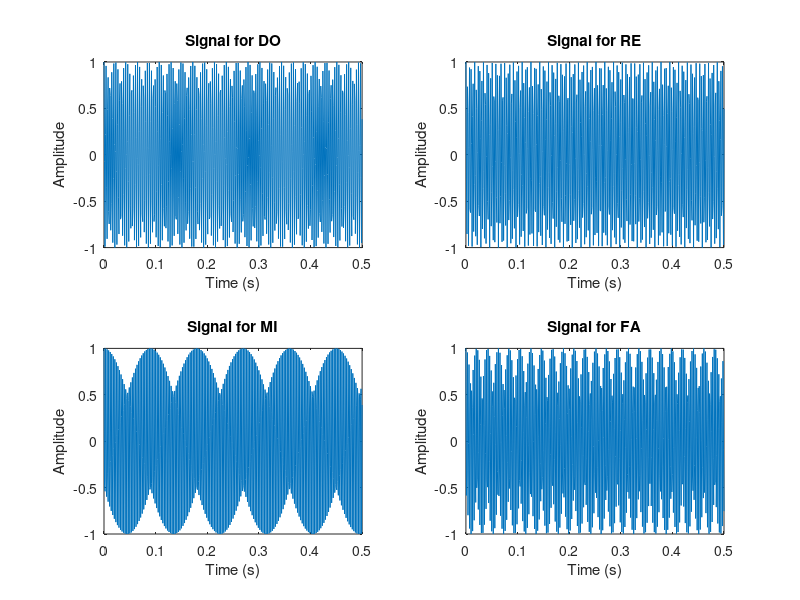
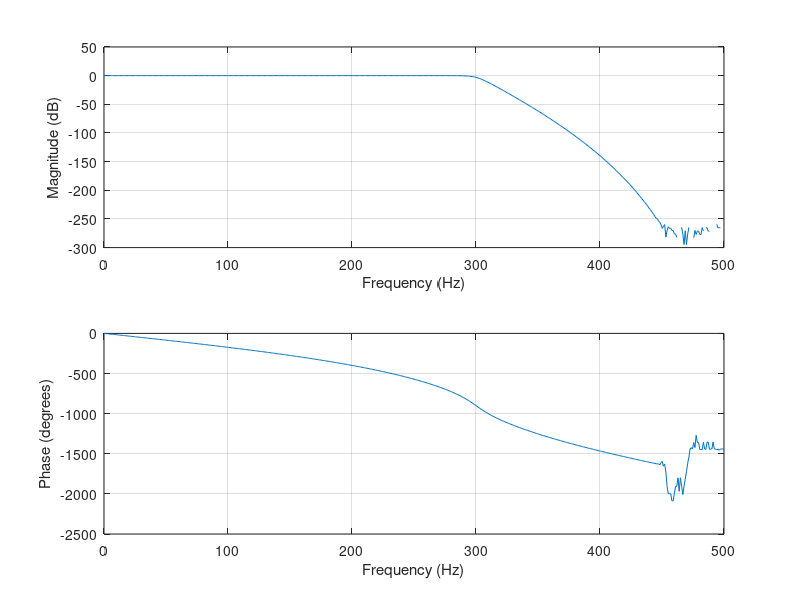

Source code (MATLAB) for these figures, in order:
% Define constants
fs = 1000; % Sampling frequency (Hz)
t = 0:1/fs:0.5; % Time vector for half a second
f0 = 440; % Base frequency for DO
alpha = 2; % Alpha value for frequency calculation

% Generate the four signals for DO, RE, MI, and FA
n_values = [-9, -7, -5, -4]; % Corresponding values for n
notes = {'DO', 'RE', 'MI', 'FA'};

% Create a matrix to store signals with the length of the time vector as rows and columns as the number of notes
x = zeros(length(t), length(notes));

% Create a variable to store individual energies
energies = zeros(1, length(notes));

% Create the combined signal
combined_signal = [];

for i = 1:4
    fn = f0 * (alpha ^ (n_values(i) / 12)); % Calculate the frequency
    x(:, i) = cos(2 * pi * fn * t); % Generate and store the signal in the matrix
    energies(i) = integral(@(t) (cos(2 * pi * fn * t)).^2, 0,0.5 ); % Calculate the energy for each note using the integral function
    
    % Plot each signal
    subplot(2, 2, i);
    plot(t, x(:, i));
    title(['Signal for ' notes{i}]);
    xlabel('Time (s)');
    ylabel('Amplitude');
    
end

% Play the signals sequentially
combined_signal = reshape(x, 1, []); % Reshape the matrix to a row vector
audiowrite('X.wav', combined_signal, fs);

% Calculate the total energy of the combined signal
energy_x = sum(combined_signal.^2) / fs;
disp(['Energy of the combined signal: ', num2str(energy_x)]);

% FFT and Spectrum Plot
% Compute the FFT of the combined signal
N = length(combined_signal); % Number of sample points
fft_signal = fft(combined_signal);

% Compute the two-sided spectrum and then convert to a one-sided spectrum
two_sided_spectrum = abs(fft_signal / N);
one_sided_spectrum = two_sided_spectrum(1:N/2+1);
f = fs * (0:(N/2)) / N;

% Plot the frequency spectrum
figure;
plot(f, one_sided_spectrum);
title('Frequency Spectrum of the Combined Signal');
xlabel('Frequency (Hz)');
ylabel('Magnitude');

% Calculate the energy of the FFT-transformed signal
energy_fft = sum(abs(fft_signal).^2) / (2 * fs) / fs;
disp(['Energy of the FFT-transformed signal: ', num2str(energy_fft)]);

% Step 8
filter_order = 20;
% since Mi frequency starts at 329 it would be suitable to cutoff frequency
% at 300
cutoff = (300/(fs/2));
[b, a] = butter(filter_order, cutoff);

% Step 9
freqz(b,a,[],fs)

%step 10
y1 = filter(b, a, combined_signal);


